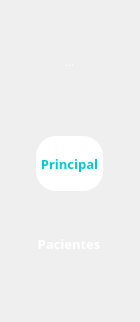
     <widget class="QFrame" name="frame_MenuVertical">
      <property name="maximumSize">
       <size>
        <width>140</width>
        <height>16777215</height>
       </size>
      </property>
      <property name="styleSheet">
       <string notr="true">#frame_MenuVertical{
background-color: rgb(0, 201, 210);
}

QToolButton:checked {
background: White;
color: rgb(0, 201, 210);
border: None;
border-radius: 20px;

}
QToolButton:!checked {
background: transparent;
color: white;
border: None
}</string>
      </property>
      <property name="frameShape">
       <enum>QFrame::NoFrame</enum>
      </property>
      <property name="frameShadow">
       <enum>QFrame::Raised</enum>
      </property>
      <layout class="QVBoxLayout" name="verticalLayout">
       <property name="spacing">
        <number>25</number>
       </property>
       <property name="sizeConstraint">
        <enum>QLayout::SetDefaultConstraint</enum>
       </property>
       <property name="leftMargin">
        <number>10</number>
       </property>
       <property name="rightMargin">
        <number>11</number>
       </property>
       <item>
        <widget class="QFrame" name="frame_BtnCentralizados">
         <property name="minimumSize">
          <size>
           <width>0</width>
           <height>100</height>
          </size>
         </property>
         <property name="frameShape">
          <enum>QFrame::NoFrame</enum>
         </property>
         <property name="frameShadow">
          <enum>QFrame::Raised</enum>
         </property>
         <layout class="QHBoxLayout" name="horizontalLayout_2">
          <property name="spacing">
           <number>0</number>
          </property>
          <property name="leftMargin">
           <number>0</number>
          </property>
          <property name="topMargin">
           <number>11</number>
          </property>
          <property name="rightMargin">
           <number>0</number>
          </property>
          <item>
           <spacer name="horizontalSpacer">
            <property name="orientation">
             <enum>Qt::Horizontal</enum>
            </property>
            <property name="sizeHint" stdset="0">
             <size>
              <width>40</width>
              <height>20</height>
             </size>
            </property>
           </spacer>
          </item>
          <item>
           <widget class="QFrame" name="frame_BtnMenu">
            <property name="minimumSize">
             <size>
              <width>0</width>
              <height>0</height>
             </size>
            </property>
            <property name="frameShape">
             <enum>QFrame::NoFrame</enum>
            </property>
            <property name="frameShadow">
             <enum>QFrame::Raised</enum>
            </property>
            <layout class="QVBoxLayout" name="verticalLayout_3">
             <property name="spacing">
              <number>0</number>
             </property>
             <property name="leftMargin">
              <number>0</number>
             </property>
             <property name="topMargin">
              <number>0</number>
             </property>
             <property name="rightMargin">
              <number>0</number>
             </property>
             <property name="bottomMargin">
              <number>0</number>
             </property>
             <item>
              <widget class="QToolButton" name="btn_Menu">
               <property name="cursor">
                <cursorShape>PointingHandCursor</cursorShape>
               </property>
               <property name="layoutDirection">
                <enum>Qt::LeftToRight</enum>
               </property>
               <property name="styleSheet">
                <string notr="true">#btn_Menu{
background-color: Transparent;
}

#btn_Menu:pressed{
background-color: rgb(0, 191, 197);
border-radius: 20px;
}</string>
               </property>
               <property name="text">
                <string>...</string>
               </property>
               <property name="icon">
                <iconset resource="../Img/Img_Main_/Icons_Img.qrc">
                 <normaloff>:/Icons/icon_Menu.png</normaloff>:/Icons/icon_Menu.png</iconset>
               </property>
               <property name="iconSize">
                <size>
                 <width>60</width>
                 <height>40</height>
                </size>
               </property>
               <property name="checkable">
                <bool>false</bool>
               </property>
               <property name="checked">
                <bool>false</bool>
               </property>
              </widget>
             </item>
            </layout>
           </widget>
          </item>
          <item>
           <spacer name="horizontalSpacer_2">
            <property name="orientation">
             <enum>Qt::Horizontal</enum>
            </property>
            <property name="sizeHint" stdset="0">
             <size>
              <width>40</width>
              <height>20</height>
             </size>
            </property>
           </spacer>
          </item>
         </layout>
        </widget>
       </item>
       <item>
        <widget class="QFrame" name="frame_BtnCentralizados_2">
         <property name="minimumSize">
          <size>
           <width>0</width>
           <height>0</height>
          </size>
         </property>
         <property name="frameShape">
          <enum>QFrame::NoFrame</enum>
         </property>
         <property name="frameShadow">
          <enum>QFrame::Raised</enum>
         </property>
         <layout class="QHBoxLayout" name="horizontalLayout_3">
          <property name="spacing">
           <number>0</number>
          </property>
          <property name="leftMargin">
           <number>0</number>
          </property>
          <property name="topMargin">
           <number>0</number>
          </property>
          <property name="rightMargin">
           <number>0</number>
          </property>
          <property name="bottomMargin">
           <number>0</number>
          </property>
          <item>
           <spacer name="horizontalSpacer_3">
            <property name="orientation">
             <enum>Qt::Horizontal</enum>
            </property>
            <property name="sizeHint" stdset="0">
             <size>
              <width>40</width>
              <height>20</height>
             </size>
            </property>
           </spacer>
          </item>
          <item>
           <widget class="QFrame" name="frame_BtnMenu_2">
            <property name="minimumSize">
             <size>
              <width>0</width>
              <height>0</height>
             </size>
            </property>
            <property name="frameShape">
             <enum>QFrame::NoFrame</enum>
            </property>
            <property name="frameShadow">
             <enum>QFrame::Raised</enum>
            </property>
            <layout class="QVBoxLayout" name="verticalLayout_8">
             <property name="spacing">
              <number>0</number>
             </property>
             <property name="leftMargin">
              <number>0</number>
             </property>
             <property name="topMargin">
              <number>0</number>
             </property>
             <property name="rightMargin">
              <number>0</number>
             </property>
             <property name="bottomMargin">
              <number>0</number>
             </property>
             <item>
              <widget class="QToolButton" name="btn_Principal">
               <property name="minimumSize">
                <size>
                 <width>0</width>
                 <height>55</height>
                </size>
               </property>
               <property name="font">
                <font>
                 <family>Tw Cen MT</family>
                 <pointsize>10</pointsize>
                 <weight>75</weight>
                 <bold>true</bold>
                </font>
               </property>
               <property name="cursor">
                <cursorShape>PointingHandCursor</cursorShape>
               </property>
               <property name="autoFillBackground">
                <bool>false</bool>
               </property>
               <property name="styleSheet">
                <string notr="true">#btn_Principal{
border-radius: 20px;
}
</string>
               </property>
               <property name="text">
                <string>Principal</string>
               </property>
               <property name="icon">
                <iconset resource="../Img/Img_Main_/Icons_Img.qrc">
                 <normaloff>:/Icons/icon_InicioAberto.png</normaloff>:/Icons/icon_InicioAberto.png</iconset>
               </property>
               <property name="iconSize">
                <size>
                 <width>31</width>
                 <height>31</height>
                </size>
               </property>
               <property name="checkable">
                <bool>true</bool>
               </property>
               <property name="checked">
                <bool>true</bool>
               </property>
               <property name="autoExclusive">
                <bool>true</bool>
               </property>
               <property name="toolButtonStyle">
                <enum>Qt::ToolButtonTextBesideIcon</enum>
               </property>
               <property name="autoRaise">
                <bool>false</bool>
               </property>
               <attribute name="buttonGroup">
                <string notr="true">btnGroup_Menu</string>
               </attribute>
              </widget>
             </item>
            </layout>
           </widget>
          </item>
          <item>
           <spacer name="horizontalSpacer_4">
            <property name="orientation">
             <enum>Qt::Horizontal</enum>
            </property>
            <property name="sizeHint" stdset="0">
             <size>
              <width>40</width>
              <height>20</height>
             </size>
            </property>
           </spacer>
          </item>
         </layout>
        </widget>
       </item>
       <item>
        <widget class="QFrame" name="frame_BtnCentralizados_3">
         <property name="minimumSize">
          <size>
           <width>0</width>
           <height>0</height>
          </size>
         </property>
         <property name="frameShape">
          <enum>QFrame::NoFrame</enum>
         </property>
         <property name="frameShadow">
          <enum>QFrame::Raised</enum>
         </property>
         <layout class="QHBoxLayout" name="horizontalLayout_4">
          <property name="spacing">
           <number>0</number>
          </property>
          <property name="leftMargin">
           <number>0</number>
          </property>
          <property name="topMargin">
           <number>0</number>
          </property>
          <property name="rightMargin">
           <number>0</number>
          </property>
          <property name="bottomMargin">
           <number>0</number>
          </property>
          <item>
           <spacer name="horizontalSpacer_5">
            <property name="orientation">
             <enum>Qt::Horizontal</enum>
            </property>
            <property name="sizeHint" stdset="0">
             <size>
              <width>40</width>
              <height>20</height>
             </size>
            </property>
           </spacer>
          </item>
          <item>
           <widget class="QFrame" name="frame_BtnMenu_3">
            <property name="minimumSize">
             <size>
              <width>0</width>
              <height>0</height>
             </size>
            </property>
            <property name="frameShape">
             <enum>QFrame::NoFrame</enum>
            </property>
            <property name="frameShadow">
             <enum>QFrame::Raised</enum>
            </property>
            <layout class="QVBoxLayout" name="verticalLayout_9">
             <property name="spacing">
              <number>0</number>
             </property>
             <property name="leftMargin">
              <number>0</number>
             </property>
             <property name="topMargin">
              <number>0</number>
             </property>
             <property name="rightMargin">
              <number>0</number>
             </property>
             <property name="bottomMargin">
              <number>0</number>
             </property>
             <item>
              <widget class="QToolButton" name="btn_Pacientes">
               <property name="minimumSize">
                <size>
                 <width>0</width>
                 <height>55</height>
                </size>
               </property>
               <property name="font">
                <font>
                 <family>Tw Cen MT</family>
                 <pointsize>10</pointsize>
                 <weight>75</weight>
                 <bold>true</bold>
                </font>
               </property>
               <property name="cursor">
                <cursorShape>PointingHandCursor</cursorShape>
               </property>
               <property name="styleSheet">
                <string notr="true">#btn_Pacientes{
border-radius: 20px;
}</string>
               </property>
               <property name="text">
                <string>Pacientes</string>
               </property>
               <property name="icon">
                <iconset resource="../Img/Img_Main_/Icons_Img.qrc">
                 <normaloff>:/Icons/icon_Pacientes.png</normaloff>:/Icons/icon_Pacientes.png</iconset>
               </property>
               <property name="iconSize">
                <size>
                 <width>31</width>
                 <height>31</height>
                </size>
               </property>
               <property name="checkable">
                <bool>true</bool>
               </property>
               <property name="autoExclusive">
                <bool>true</bool>
               </property>
               <property name="toolButtonStyle">
                <enum>Qt::ToolButtonTextBesideIcon</enum>
               </property>
               <attribute name="buttonGroup">
                <string notr="true">btnGroup_Menu</string>
               </attribute>
              </widget>
             </item>
            </layout>
           </widget>
          </item>
          <item>
           <spacer name="horizontalSpacer_6">
            <property name="orientation">
             <enum>Qt::Horizontal</enum>
            </property>
            <property name="sizeHint" stdset="0">
             <size>
              <width>40</width>
              <height>20</height>
             </size>
            </property>
           </spacer>
          </item>
         </layout>
        </widget>
       </item>
       <item>
        <spacer name="verticalSpacer">
         <property name="orientation">
          <enum>Qt::Vertical</enum>
         </property>
         <property name="sizeHint" stdset="0">
          <size>
           <width>20</width>
           <height>40</height>
          </size>
         </property>
        </spacer>
       </item>
      </layout>
     </widget>
